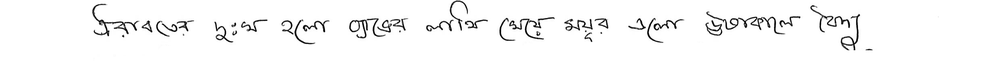
#> input picture Line images/1.tif.tif, 1000 x 64 px, shrunk from 2480 x 158 before the run, found by its file name; its folder holds only this picture in this run
$ python word_segmentation.py
#> lines starting #> are read from the running program, lines starting #| are printed output that depends on the picture; after the words box and inside, x2 and y2 are one past the last pixel; in counts of white or black regions, pixels touching at a corner belong together
import cv2
import os
import fnmatch
import numpy as np
from itertools import groupby
import statistics

output_path = "/Final Output(20 images)/"
folder_path = "/Line images/"

if not os.path.exists(output_path):
    os.mkdir(output_path)

list_of_files = fnmatch.filter(os.listdir(folder_path), '*.tif')
f = 1

for file in list_of_files:
    # image = cv2.imread(os.path.abspath(folder_path + file), 0)
    image = cv2.imread(folder_path + file, 0)
#> image is the input picture: shape (64, 1000); min 0, max 255, mean 245.9
    rows, cols = image.shape
#> rows = 64; cols = 1000

    ret1, thresh = cv2.threshold(image, 0, 255, cv2.THRESH_OTSU + cv2.THRESH_BINARY_INV)
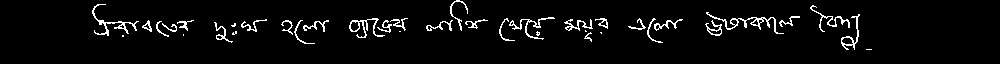
#> thresh: shape (64, 1000); 4.4% white in thin lines or dots, all inside (x1, y1, x2, y2) = (92, 0, 872, 50)
#> ret1 = 164
    ret2, th2 = cv2.threshold(image, 0, 255, cv2.THRESH_OTSU + cv2.THRESH_BINARY)
#> ret2 = 164
    copy2 = np.copy(th2)
    th = np.copy(th2)

    def counting(i, j, c):
        if c <= threshold_count and 0 <= (i - 1) <= rows and 0 <= (j - 1) <= cols and th[i - 1][j - 1] == 0:
            th[i - 1][j - 1] = 155
            c = c + 1
            i = i - 1
            j = j - 1
            c = counting(i, j, c)
            return c

        elif c <= threshold_count and 0 <= (i - 1) <= rows and 0 <= j <= cols and th[i - 1][j] == 0:
            th[i - 1][j] = 155
            c = c + 1
            i = i - 1
            j = j
            c = counting(i, j, c)
            return c

        elif c <= threshold_count and 0 <= (i - 1) <= rows and 0 <= (j + 1) <= cols and th[i - 1][j + 1] == 0:
            th[i - 1][j + 1] = 155
            c = c + 1
            i = i - 1
            j = j + 1
            c = counting(i, j, c)
            return c

        elif c <= threshold_count and 0 <= i <= rows and 0 <= (j - 1) <= cols and th[i][j - 1] == 0:
            th[i][j - 1] = 155
            c = c + 1
            i = i
            j = j - 1
            c = counting(i, j, c)
            return c

        elif c <= threshold_count and 0 <= i <= rows and 0 <= (j + 1) <= cols and th[i][j + 1] == 0:
            th[i][j + 1] = 155
            c = c + 1
            i = i
            j = j + 1
            c = counting(i, j, c)
            return c

        elif c <= threshold_count and 0 <= (i + 1) <= rows and 0 <= (j - 1) <= cols and th[i + 1][j - 1] == 0:
            th[i + 1][j - 1] = 155
            c = c + 1
            i = i + 1
            j = j - 1
            c = counting(i, j, c)
            return c

        elif c <= threshold_count and 0 <= (i + 1) <= rows and 0 <= j <= cols and th[i + 1][j] == 0:
            th[i + 1][j] = 155
            c = c + 1
            i = i + 1
            j = j + 1
            c = counting(i, j, c)
            return c

        elif c <= threshold_count and 0 <= (i + 1) <= rows and 0 <= (j + 1) <= cols and th[i + 1][j + 1] == 0:
            th[i + 1][j + 1] = 155
            c = c + 1
            i = i + 1
            j = j + 2
            c = counting(i, j, c)
            return c

        else:
            return c

    c = 0
    lst = []
    threshold_count = 12
    for i in range(rows):
        for j in range(cols):
            if th[i][j] == 0:
                c = counting(i, j, c)
                if 0 < c <= threshold_count:
                    lst.append(c)
            c = 0
    val = int(statistics.median(lst))
    print(f"{file} = {val}")
#| 1.tif.tif = 4
    if val % 2 == 0:
        val = val + 1

    thresh = cv2.GaussianBlur(thresh, (val, val), 0)

    col_f, col_b = 0, 0
    for i in range(cols):
        flag1 = 1
        for j in range(rows):
            if flag1 == 1:
                if th2[j][i] == 0:
                    flag1 = 0
                    col_f = i
                    break
        if flag1 == 1:
            for k in range(rows):
                copy2[k][i] = 155
        else:
            break
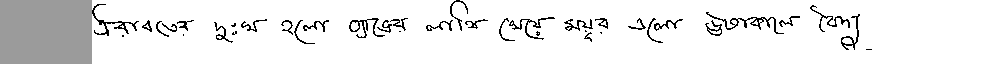
#> copy2: shape (64, 1000); min 0, max 255, mean 234.7

    for i in reversed(range(cols)):
        flag2 = 1
        for j in reversed(range(rows)):
            if flag2 == 1:
                if th2[j][i] == 0:
                    flag2 = 0
                    col_b = i
                    break
        if flag2 == 1:
            for k in range(rows):
                copy2[k][i] = 155
        else:
            break
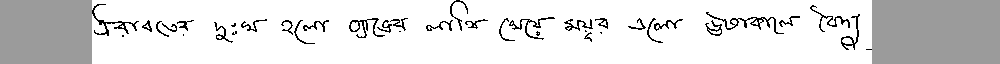
#> copy2: shape (64, 1000); 12.8% of pixels changed, all inside (x1, y1, x2, y2) = (872, 0, 1000, 64)

    row_t, row_b = 0, 0
    flag1, flag2 = 1, 1
    for i in range(rows):
        for j in range(cols):
            if flag1 == 1:
                if th2[i][j] == 0:
                    flag1 = 0
                    row_t = i

            if flag2 == 1:
                if th2[rows - 1 - i][j] == 0:
                    flag2 = 0
                    row_b = rows - 1 - i
        if flag1 == 1:
            copy2[i] = 155
        if flag2 == 1:
            copy2[rows - 1 - i] = 155
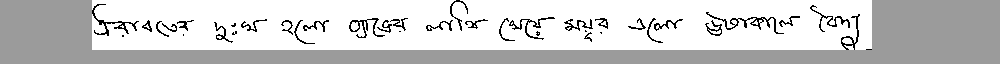
#> copy2: shape (64, 1000); 17.06% of pixels changed, all inside (x1, y1, x2, y2) = (92, 50, 872, 64)

    print(f"Col from front: {col_f}, Col from back: {col_b}")
#| Col from front: 92, Col from back: 871
    print(f"Row from top: {row_t}, Row from bottom: {row_b}")
#| Row from top: 0, Row from bottom: 49

    max = 0
    row_pos = 0
    ele = 255
    for i in range(row_t, row_b + 1):
        res = [list(j) for i, j in groupby(copy2[i][col_f:col_b + 1].tolist(), lambda x: x == ele) if not i]
        z = 0
        for j in res:
            z = z + len(j)
        if z > max:
            max = z
            row_pos = i

    length = []
    ele = 0
    res = [list(j) for i, j in groupby(copy2[row_pos][col_f:col_b + 1].tolist(), lambda x: x == ele) if not i]

    z = 0
    for i in res:
        length.append(len(i))
        z = z + len(i)
#> this loop made 72 passes
#> i on passes 1, 3, 4, 5, 6, 7, 8, 9, 10, 13, 14: [255, 255, 255, 255, 255, 255, 255, 255, 255, 255, 255, 255], [255], [255, 255, 255, 255, 255, 255, 255], [255, 255, 255, 255, 255, 255, 255, 255], [255, 255], [255, 255, 255, 255, 255, 255], [255, 255, 255, 255, 255], [255, 255, 255, 255, 255, 255], [255, 255, 255, 255, 255, 255, 255], [255, 255, 255, 255, 255], [255, 255]

    median = int(statistics.median(length))
    print(f"Median: {median}")
#| Median: 6

    rect_kernel = cv2.getStructuringElement(cv2.MORPH_RECT, (median, median))
    dilation = cv2.dilate(thresh, rect_kernel, iterations=1)
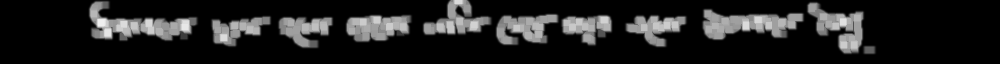
#> dilation: shape (64, 1000); min 0, max 239, mean 32.5

    contours, hierarchy = cv2.findContours(dilation, cv2.RETR_EXTERNAL, cv2.CHAIN_APPROX_NONE)

    img2 = image.copy()
    list1, list2 = [], []
    k = 0
    for cnt in contours:
        x, y, w, h = cv2.boundingRect(cnt)
        list1.append(x)

        crop = img2[y:y+h, x:x+w]
        list2.append(crop)
#> this loop made 9 passes
#> pass 1, `crop = img2[y:y+h, x:x+w]`:
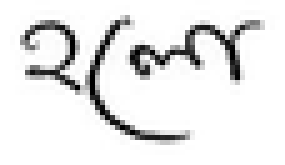
#> crop: shape (33, 57) (shown 5 times larger); min 0, max 255, mean 231.4

    zipped_lists = zip(list1, list2)
    sorted_zipped_lists = sorted(zipped_lists)
    sorted_list1 = [element for _, element in sorted_zipped_lists]

    p = output_path + "Crop_{}/".format(file)
    if not os.path.exists(p):
        os.mkdir(p)
    x += 1

    print(p)

    for crop_img in sorted_list1:
        cv2.imwrite(os.path.join(p, '{}.tif'.format(f)), crop_img)
        f += 1
#> this loop made 9 passes
#> pass 1, `cv2.imwrite(os.path.join(p, '{}.tif'.format(f)), crop_img)`:
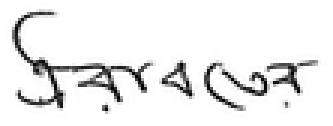
#> saved as 1.tif: shape (42, 111) (shown 3 times larger); min 0, max 255, mean 236

    cv2.waitKey(0)
    cv2.destroyAllWindows()

$ run again, on Line images/13.tif.tif
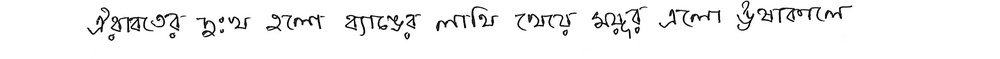
#> input picture Line images/13.tif.tif, 1000 x 59 px, shrunk from 2480 x 147 before the run, found by its file name
#> image is the input picture: shape (59, 1000); min 0, max 255, mean 243.1
#> `ret1, thresh = cv2.threshold(image, 0, 255, cv2.THRESH_OTSU + cv2.THRE..`:
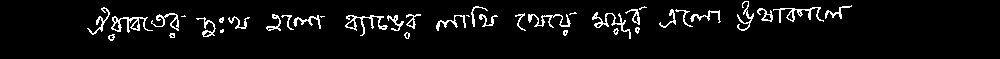
#> thresh: shape (59, 1000); 5.4% white in thin lines or dots, all inside (x1, y1, x2, y2) = (87, 1, 852, 41)
#> ret1 = 157
#| 13.tif.tif = 5
#| Col from front: 87, Col from back: 851
#| Row from top: 1, Row from bottom: 40
#> the loop `for i in res:` made 67 passes
#> i on passes 1, 2, 3, 5, 6, 7, 10: [255, 255, 255, 255, 255, 255, 255, 255, 255, 255, 255, 255], [255, 255, 255, 255, 255, 255], [255, 255, 255, 255, 255], [255], [255, 255, 255, 255, 255, 255, 255, 255], [255, 255, 255], [255, 255]
#| Median: 5
#> the loop `for cnt in contours:` made 9 passes
#> the loop `for crop_img in sorted_list1:` made 9 passes
#> pass 1, `cv2.imwrite(os.path.join(p, '{}.tif'.format(f)), crop_img)`:
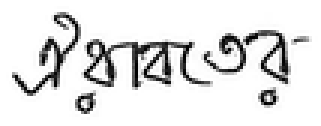
#> saved as 1.tif: shape (42, 107) (shown 3 times larger); min 0, max 255, mean 226.8

$ run again, on Line images/14.tif.tif
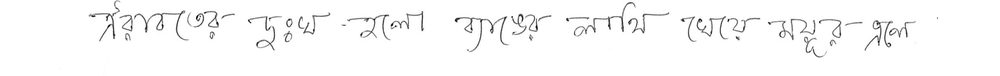
#> input picture Line images/14.tif.tif, 1000 x 76 px, shrunk from 2480 x 189 before the run, found by its file name
#> image is the input picture: shape (76, 1000); min 0, max 255, mean 249.2
#> `ret1, thresh = cv2.threshold(image, 0, 255, cv2.THRESH_OTSU + cv2.THRE..`:
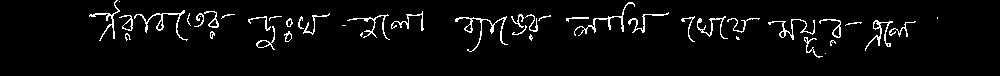
#> thresh: shape (76, 1000); 4.1% white in thin lines or dots, all inside (x1, y1, x2, y2) = (89, 0, 938, 58)
#> ret1 = 194
#| 14.tif.tif = 4
#| Col from front: 89, Col from back: 937
#| Row from top: 0, Row from bottom: 57
#> the loop `for i in res:` made 47 passes
#> i on passes 2, 4, 5, 6, 7, 9, 10, 11: [255, 255, 255], [255, 255], [255, 255, 255, 255, 255, 255, 255, 255], [255, 255, 255, 255], [255, 255, 255, 255, 255, 255, 255, 255, 255, 255], [255, 255, 255, 255, 255, 255, 255], [255, 255, 255, 255, 255, 255, 255], [255]
#| Median: 7
#> the loop `for cnt in contours:` made 8 passes
#> the loop `for crop_img in sorted_list1:` made 8 passes
#> pass 2, `cv2.imwrite(os.path.join(p, '{}.tif'.format(f)), crop_img)`:
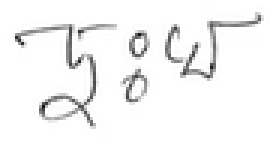
#> saved as 2.tif: shape (47, 92) (shown 3 times larger); min 16, max 255, mean 243.5

$ run again, on Line images/15.tif.tif
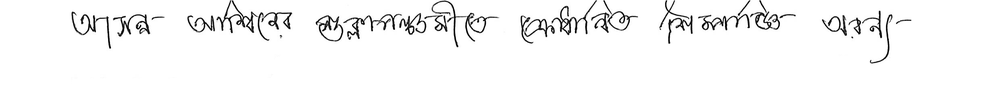
#> input picture Line images/15.tif.tif, 1000 x 88 px, shrunk from 2480 x 217 before the run, found by its file name
#> image is the input picture: shape (88, 1000); min 0, max 255, mean 244.6
#> ret1 = 160
#> th2: shape (88, 1000); 95.2% white; black in thin lines or dots, all inside (x1, y1, x2, y2) = (71, 0, 911, 64)
#| 15.tif.tif = 3
#| Col from front: 71, Col from back: 910
#| Row from top: 0, Row from bottom: 63
#> the loop `for i in res:` made 92 passes
#> i on passes 1 to 7: [255], [255, 255, 255, 255, 255, 255, 255], [255, 255, 255, 255, 255], [255, 255, 255], [255, 255, 255, 255, 255, 255, 255, 255, 255, 255, 255], [255, 255, 255, 255, 255, 255, 255, 255, 255, 255, 255, 255], [255, 255]
#| Median: 5
#> the loop `for cnt in contours:` made 6 passes
#> the loop `for crop_img in sorted_list1:` made 6 passes
#> pass 2, `cv2.imwrite(os.path.join(p, '{}.tif'.format(f)), crop_img)`:
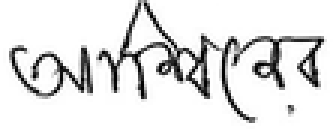
#> saved as 2.tif: shape (44, 111) (shown 3 times larger); min 0, max 255, mean 225.8
